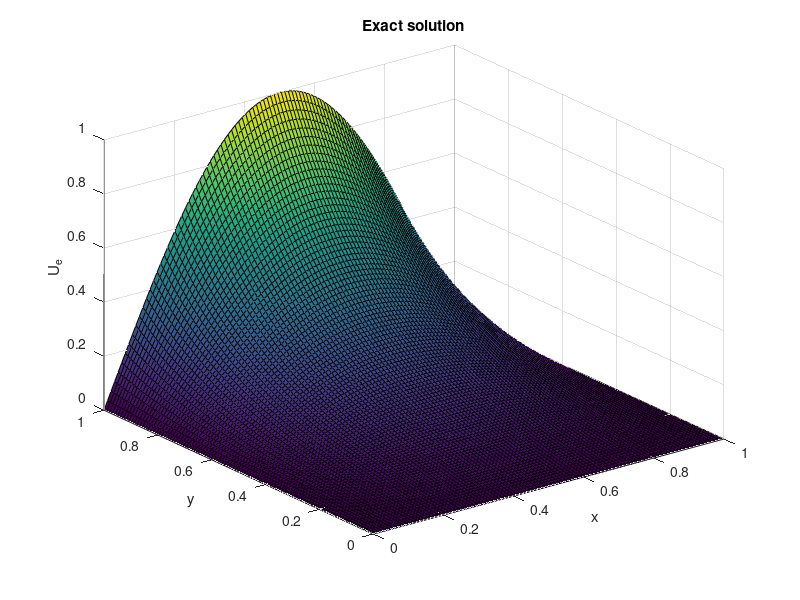

Recreate this plot in MATLAB.
% The laplace equation

% 5-point N W E S


ue = @(x, y) 1/sinh(pi) * sin(pi*x) * sinh(pi*y);

N=100; 

k = 1/(N-1);
h = 1/(N-1);

[X, Y] = meshgrid(linspace(0, 1, N), linspace(0, 1, N));

exact = zeros(N,N);
for i=1:N
   for j=1:N
       exact(i,j) = ue(X(i,j), Y(i,j));
   end
end
%exact

figure
surf(X, Y, exact);
hold on
title('Exact solution');
xlabel('x')
ylabel('y')
zlabel('U_e')


